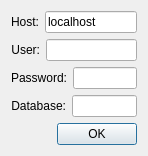
<?xml version="1.0" encoding="UTF-8"?>
<ui version="4.0">
 <class>Dialog</class>
 <widget class="QDialog" name="Dialog">
  <property name="geometry">
   <rect>
    <x>0</x>
    <y>0</y>
    <width>148</width>
    <height>130</height>
   </rect>
  </property>
  <property name="windowTitle">
   <string>Database assign</string>
  </property>
  <layout class="QGridLayout" name="gridLayout">
   <item row="4" column="1">
    <widget class="QPushButton" name="mpUiBtnOk">
     <property name="text">
      <string>OK</string>
     </property>
    </widget>
   </item>
   <item row="4" column="0">
    <layout class="QVBoxLayout" name="verticalLayout"/>
   </item>
   <item row="3" column="0" colspan="2">
    <layout class="QHBoxLayout" name="horizontalLayout_4">
     <item>
      <widget class="QLabel" name="label_4">
       <property name="text">
        <string>Database:</string>
       </property>
       <property name="alignment">
        <set>Qt::AlignRight|Qt::AlignTrailing|Qt::AlignVCenter</set>
       </property>
      </widget>
     </item>
     <item>
      <widget class="QLineEdit" name="lineEditDatabase"/>
     </item>
    </layout>
   </item>
   <item row="2" column="0" colspan="2">
    <layout class="QHBoxLayout" name="horizontalLayout_3">
     <item>
      <widget class="QLabel" name="label_3">
       <property name="text">
        <string>Password:</string>
       </property>
       <property name="alignment">
        <set>Qt::AlignRight|Qt::AlignTrailing|Qt::AlignVCenter</set>
       </property>
      </widget>
     </item>
     <item>
      <widget class="QLineEdit" name="lineEditPassword"/>
     </item>
    </layout>
   </item>
   <item row="1" column="0" colspan="2">
    <layout class="QHBoxLayout" name="horizontalLayout_2">
     <item>
      <widget class="QLabel" name="label_2">
       <property name="text">
        <string>User:</string>
       </property>
       <property name="alignment">
        <set>Qt::AlignRight|Qt::AlignTrailing|Qt::AlignVCenter</set>
       </property>
      </widget>
     </item>
     <item>
      <widget class="QLineEdit" name="lineEditUser"/>
     </item>
    </layout>
   </item>
   <item row="0" column="0" colspan="2">
    <layout class="QHBoxLayout" name="horizontalLayout">
     <item>
      <widget class="QLabel" name="label">
       <property name="text">
        <string>Host:</string>
       </property>
       <property name="alignment">
        <set>Qt::AlignRight|Qt::AlignTrailing|Qt::AlignVCenter</set>
       </property>
      </widget>
     </item>
     <item>
      <widget class="QLineEdit" name="lineEditHost">
       <property name="text">
        <string>localhost</string>
       </property>
      </widget>
     </item>
    </layout>
   </item>
  </layout>
 </widget>
 <resources/>
 <connections/>
</ui>
